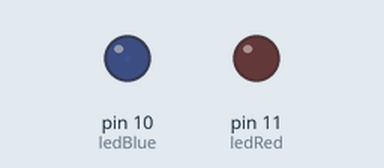
Recording of a sketch running on a simulated Arduino Uno, built with avr-gcc and run on an emulated ATmega328P. Shown: output pins drawn as LEDs (lit = HIGH).

Above: at 0.05 s.
At 3.2 s:
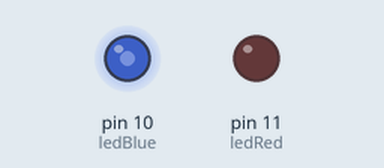
At 6.4 s:
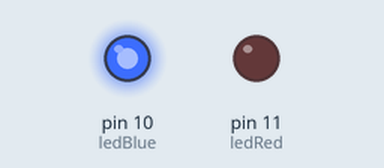
At 12.75 s:
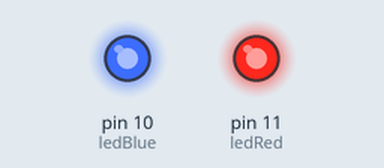
Timing chart, 0 to 16.6 s (numbered marks = the images above):
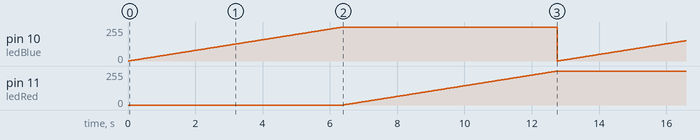

The sketch:

PR2-LedFading.ino
```cpp
// Project 2 - LED Fading

unsigned char i,j;
int ledBlue = 10;
int ledRed = 11;

void setup()
{
  pinMode(ledBlue, OUTPUT);
  pinMode(ledRed, OUTPUT);
}

void loop()
{
  for (i = 0; i <255 ; i++)
  {
    analogWrite(ledBlue, i);
    delay(25);
  }

  for (j = 0; j <255 ; j++)
  {
    analogWrite(ledRed, j);
    delay(25);
  }
}
```

Measured:
- by itself, pin 10 (ledBlue), pin 11 (ledRed): ramps from 0/255 to 254/255 and jumps back, once every 12.8 s
